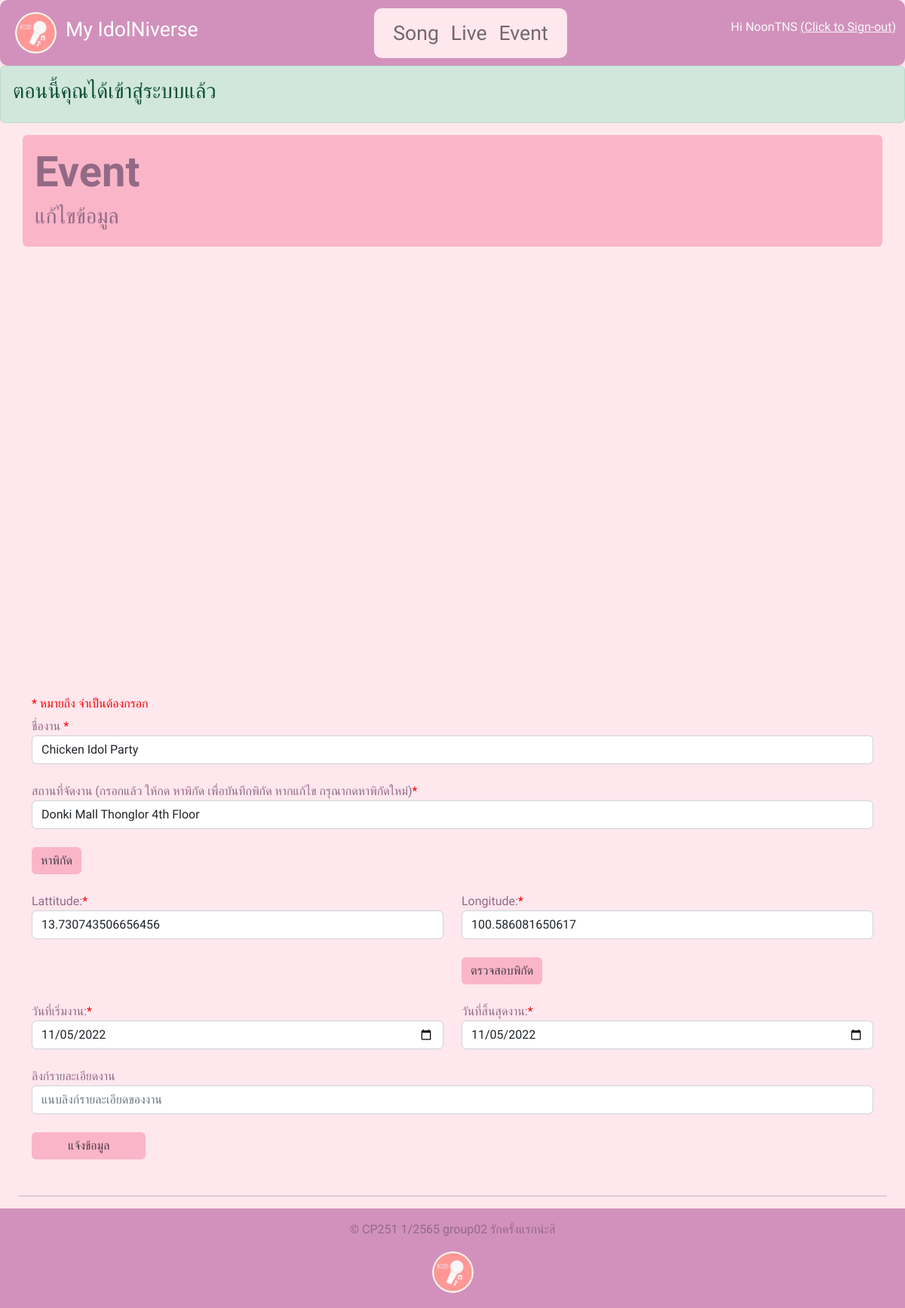
The page /event/edit.php?event=5 (signed in) on the database its author committed.
### tables this page shows
CREATE TABLE `event` (
  `event_id` int(11) NOT NULL,
  `username` varchar(100) DEFAULT NULL,
  `eventname` varchar(1000) NOT NULL,
  `place` varchar(100) NOT NULL,
  `lat` varchar(50) NOT NULL,
  `lng` varchar(50) NOT NULL,
  `start_date` date NOT NULL,
  `end_date` date NOT NULL,
  `eventdetail` varchar(1000) DEFAULT NULL
);

### htdocs/event/edit.php (the view, shortened to what this page needs)
<!DOCTYPE html>
<html lang="en">
<head>
    <?php
    include('../common/headtag.php');
    ?>
    <link rel="stylesheet" href="../resources/css/style.css">
</head>
<body>
    <header>
        <nav class="navbar">
            <div class="container-fluid color-light">
                <div class="navbar-header">
                <img src="../resources/img/logoPJ.png" class="rounded-circle" width="55" height="55">
                    <a class="navbar-brand" id="myidol" href="../index.php">My IdolNiverse</a>
                </div>
                <nav class="navbar navbar-expand-sm justify-content-center" id="navitem">
                    <div class="container-fluid">
                        <ul class="navbar-nav">
                            <li class="nav-item">
                                <a class="nav-link" href="../song/index.php">Song</a>
                            </li>
                            <li class="nav-item">
                                <a class="nav-link" href="../live/index.php">Live</a>
                            </li>
                            <li class="nav-item">
                                <a class="nav-link" href="index.php">Event</a>
                            </li>
                        </ul>
                    </div>
                </nav>
                <?php if (isset($_SESSION['username'])):?>
                    <p class="text-light">Hi <?php echo $_SESSION['username'];?> <a href="index.php?logout='1'" class="link-light">(Click to Sign-out)</a></p>
                <?php else: ?>
                    <a class="text-light" id="navlogin" href="../user/login.php">ลงชื่อเข้าใช้/สมัครสมาชิก</a>
                <?php endif ?>
            </div>
        </nav>
    </header>
    <?php
    try{
        $idquery = $_GET['event'];
        $query = "SELECT * FROM event WHERE event_id = '$idquery'";
        $resultQuery = mysqli_query($conn, $query);
        $resultArray = mysqli_fetch_assoc($resultQuery);
    }
    catch (Exception $e){
        echo '<div class="alert alert-warning thsarabunnew" role="alert"> คุณมาหน้านี้แบบผิดวิธี<br> กรุณากลับไปที่หน้า Song โดยการ <a href="index.php">กดที่นี่</a></p></div>';
    }
?>
    <?php if (isset($_SESSION['success'])): ?>
            <div class="alert alert-success" role="alert">
              <h3>
                <?php
                  echo $_SESSION['success'];
                ?>
              </h3>
            </div>
            <?php endif ?>
            <div class="container mt-3 p-3 rounded"  id="jumbo">
                <h1 class="display-4 fw-bold">Event</h1>
                <p class="h3">แก้ไขข้อมูล</p>
            </div>
      <div class="container mt-5" id="map" style="height: 100%;height: 500px; width: 100%;">
      </div>
      <div class="container mt-5">
        <h6 class="h6"style="color:red;">* หมายถึง จำเป็นต้องกรอก</h6>
            <form method="post" action="./update.php">
            <div class="row">
            <div class="col-md-12">
                <div class="form-group">
                    <label for="eventname">ชื่องาน <span style="color:red;">*</span></label>
                    <input type="text" class="form-control" id="eventname" placeholder="ชื่อ" name="eventname" value="<?php echo $resultArray['eventname']?>" required>
                </div>
            </div>
            </div>
            <br>
            <div class="row">
            <div class="col-md-12">
                <div class="form-group">
                    <label for="placeName">สถานที่จัดงาน (กรอกแล้ว ให้กด หาพิกัด เพื่อบันทึกพิกัด หากแก้ไข กรุณากดหาพิกัดใหม่)<span style="color:red;">*</span></label>
                    <input type="text" class="form-control" id="placeName" placeholder="ใส่ชื่อสถานที่จัดงาน"  name="placeName" value="<?php echo $resultArray['place']?>" required>
                    <br>
                    <button type="button" class="btn btn-info" id="findLatLngBtnId">หาพิกัด</button>
                </div>
            </div>
        </div>
        <br>
        <div class="row">
            <div class="col-md-6">
                <div class="form-group">
                <label for="lat">Lattitude:<span style="color:red;">*</span></label>
                <input type="text"  class="form-control" placeholder="Latitude" name="lat" id="lat" value="<?php echo $resultArray['lat']?>"readonly required>
                </div>
            </div>
            <div class="col-md-6">
                <div class="form-group">
                    <label for="lng">Longitude:<span style="color:red;">*</span></label>
                    <input type="text"  class="form-control" placeholder="Longitude" name="lng" id="lng" value="<?php echo $resultArray['lng']?>" readonly required>
                    <br>
                    <button type="button" class="btn btn-info" id="addMarkerBtnId">ตรวจสอบพิกัด</button>
                </div>
            </div>
        </div>
        <br>
        <div class="row">
            <div class="col-md-6">
                <div class="form-group">
                <label for="start_date">วันที่เริ่มงาน:<span style="color:red;">*</span></label>
                <input type="date" class="form-control"  name="start_date" id="start_date" value="<?php echo $resultArray['start_date']?>" required>
                </div>
            </div>
            <br>
            <div class="col-md-6">
                <div class="form-group">
                    <label for="end_date">วันที่สิ้นสุดงาน:<span style="color:red;">*</span></label>
                    <input type="date" class="form-control" placeholder="Longitude" name="end_date" id="end_date" value="<?php echo $resultArray['end_date']?>" required>
                </div>
            </div>
        </div>
        <br>
        <div class="row">
            <div class="col-md-12">
                <div class="form-group">
                    <label for="eventdetail">ลิงก์รายละเอียดงาน</label>
                    <input type="url" class="form-control" id="eventdetail" placeholder="แนบลิงก์รายละเอียดของงาน" name="eventdetail" >
                </div>
            </div>
        </div>
        <br>
        <div class="">
            <input class="btn btn-primary px-5" type="submit" value="แจ้งข้อมูล" name="inform" id="inform">
        </div>
            </form>
        </div>
    <hr class="mx-4 mt-5">
    <footer>
        <div class="text-left p-3">
          © CP251 1/2565 group02 รักครั้งแรกน่ะสิ </div>
          <img style="margin:1px 10px 20px 10px;" src="../resources/img/logoPJ.png" class="rounded-circle" width="55" height="55">
    </footer>
</body>
</html>

### htdocs/resources/css/style.css (style rules this page uses)
nav { border-radius: 10px; font-family: Itim; }
body { background-color: #FFE7EE; }
div { font-family: Itim; color: #936a85; }
#navitem { background-color:#FFE7EE; font-size: 20pt; padding:5px; }
.navbar { background-color:#D291BC }
img { margin: 0.5rem; }
#myidol { font-size: 20pt; color: white; }
#jumbo { background-color:#FAB5C9; color: #936a85; font-family: Itim; }
footer { background-color:#D291BC; text-align:center; }
.btn-primary { background-color:#D291BC; border:#D291BC; }
#findLatLngBtnId { background-color:#FAB5C9; color:#4b3c46; border:#936a85 }
#addMarkerBtnId { background-color:#FAB5C9; color:#4b3c46; border:#936a85 }
#inform { background-color:#FAB5C9; color:#4b3c46; border:#936a85 }
p { font-family: Itim; }

### rows shown on the page
event: eventname "Chicken Idol Party", placeName "Donki Mall Thonglor 4th Floor", lat "13.730743506656456", lng "100.586081650617", start_date "11/05/2022", end_date "11/05/2022"

### other values the page prints
$_SESSION['username'] "NoonTNS"
$_SESSION['success'] "ตอนนี้คุณได้เข้าสู่ระบบแล้ว"
